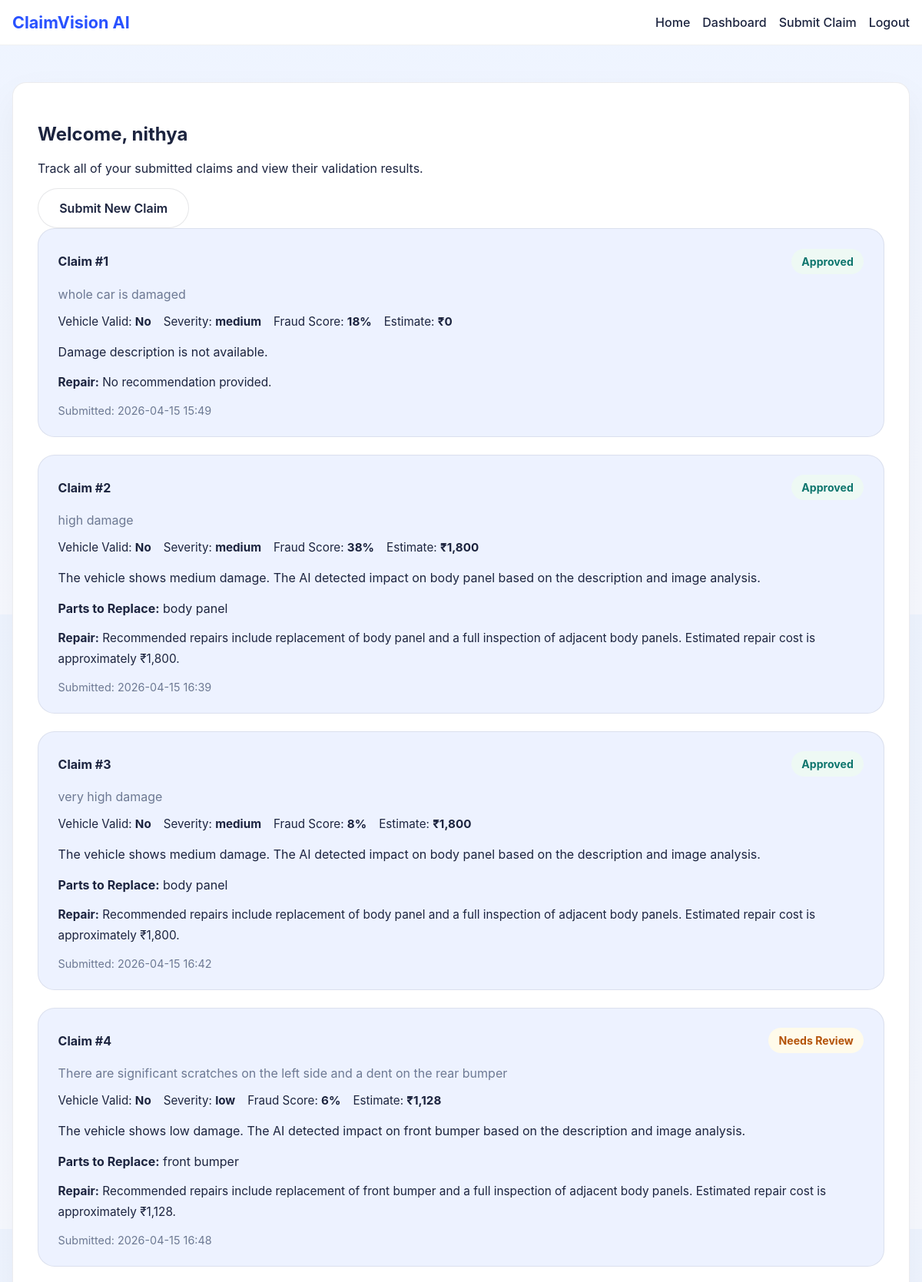
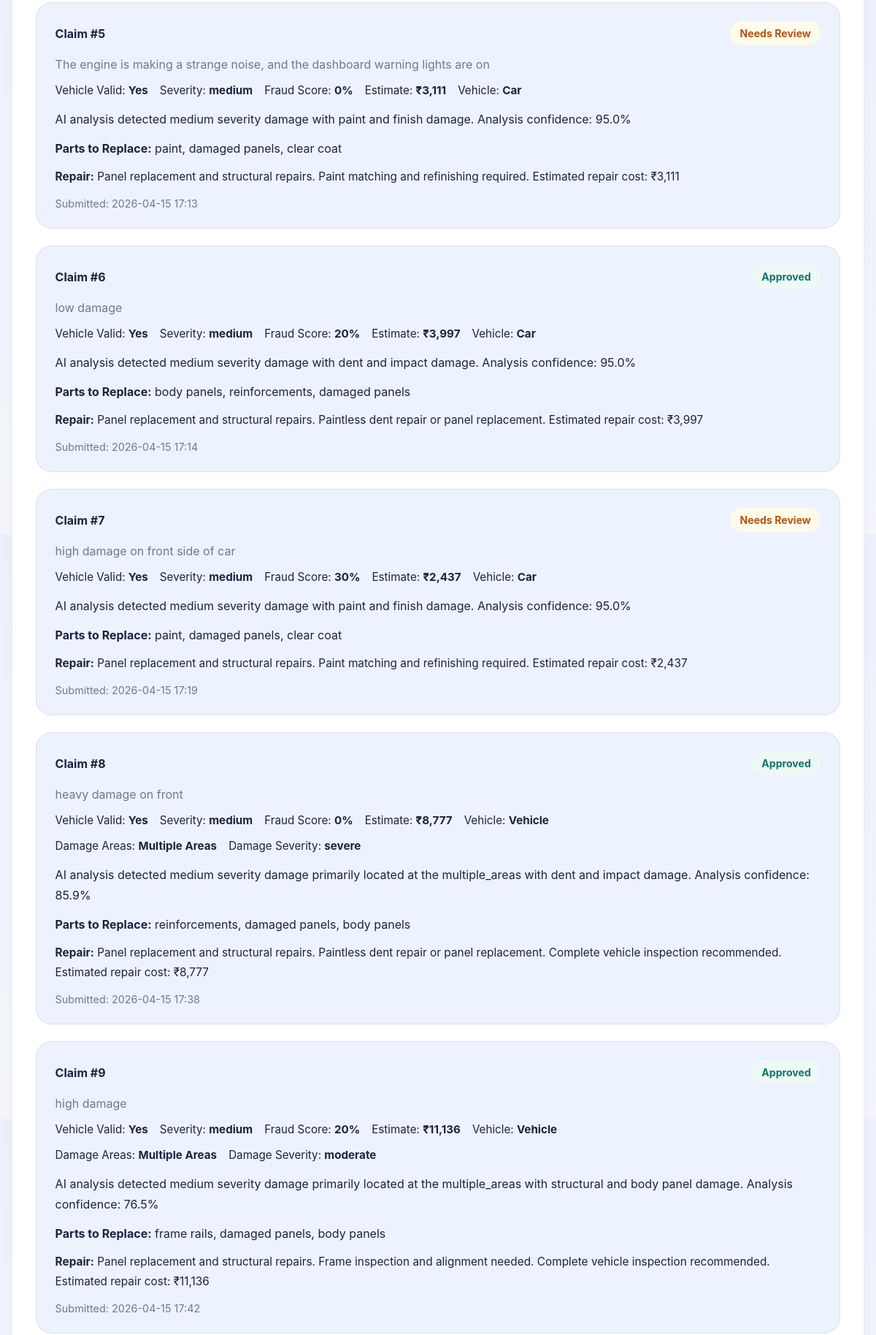
The page /dashboard (signed in, upper part) on the database its author committed (2 pictures, top to bottom).
### database/models.py (models this page shows, shortened)
class User(db.Model, UserMixin):
    id = db.Column(db.Integer, primary_key=True)
    username = db.Column(db.String(150), unique=True, nullable=False)
    email = db.Column(db.String(150), unique=True, nullable=False)
    password = db.Column(db.String(150), nullable=False)
    is_admin = db.Column(db.Boolean, default=False)

class Claim(db.Model):
    id = db.Column(db.Integer, primary_key=True)
    user_id = db.Column(db.Integer, db.ForeignKey('user.id'), nullable=False)
    description = db.Column(db.Text, nullable=False)
    image_path = db.Column(db.String(300), nullable=False)
    status = db.Column(db.String(50), default='pending')  # pending, approved, no_damage, needs_review, fraud
    severity = db.Column(db.String(50))  # None, Minor, Moderate, Severe, Total Loss
    mismatch = db.Column(db.Boolean, default=False)
    fraud_score = db.Column(db.Float, default=0.0)
    estimated_amount = db.Column(db.Float, default=0.0)
    damage_summary = db.Column(db.Text)
    repair_recommendation = db.Column(db.Text)
    parts_to_replace = db.Column(db.Text)
    vehicle_type = db.Column(db.String(50))  # car, bike, truck, etc.
    damage_location = db.Column(db.String(200))  # front bumper, hood, door, headlight, side panel
    damage_severity = db.Column(db.String(50))  # None, Minor, Moderate, Severe, Total Loss
    fraud_analysis = db.Column(db.Text)  # JSON string of fraud analysis details
    submitted_at = db.Column(db.DateTime, default=db.func.current_timestamp())
    user = db.relationship('User', backref=db.backref('claims', lazy=True))

### routes.py (the view)
@main.route('/dashboard')
@login_required
def dashboard():
    claims = Claim.query.filter_by(user_id=current_user.id).all()
    return render_template('dashboard.html', claims=claims)

### app.py (called while the page is built)
@login_manager.user_loader
def load_user(user_id):
    return User.query.get(int(user_id))

### templates/dashboard.html (shortened to what this page needs)
{% extends 'base.html' %}
{% block content %}
<section class="dashboard-panel">
    <div class="dashboard-header">
        <div>
            <h2>Welcome, {{ current_user.username }}</h2>
            <p>Track all of your submitted claims and view their validation results.</p>
        </div>
        <a class="button button-secondary" href="{{ url_for('main.submit_claim') }}">Submit New Claim</a>
    </div>
    {% if claims %}
        <div class="claims-grid">
            {% for claim in claims %}
            <article class="claim-card">
                <div class="claim-card-top">
                    <span class="claim-id">Claim #{{ claim.id }}</span>
                    <span class="status-pill status-{{ claim.status|replace(' ', '-') }}">{{ claim.status.replace('_', ' ')|title }}</span>
                </div>
                <p class="claim-desc">{{ claim.description }}</p>
                <div class="claim-meta">
                    <span>Vehicle Valid: <strong>{{ 'Yes' if claim.vehicle_type else 'No' }}</strong></span>
                    <span>Severity: <strong>{{ claim.severity }}</strong></span>
                    <span>Fraud Score: <strong>{{ '{:.0f}'.format((claim.fraud_score or 0) * 100) }}%</strong></span>
                    <span>Estimate: <strong>&#8377;{{ '{:,.0f}'.format(claim.estimated_amount or 0) }}</strong></span>
                    {% if claim.vehicle_type and claim.vehicle_type != 'unknown' %}
                    <span>Vehicle: <strong>{{ claim.vehicle_type|replace('_', ' ')|title }}</strong></span>
                    {% endif %}
                </div>
                {% if claim.damage_location and claim.damage_location not in ['unknown', 'None'] %}
                <div class="claim-meta">
                    <span>Damage Areas: <strong>{{ claim.damage_location.replace('_', ' ')|title }}</strong></span>
                    <span>Damage Severity: <strong>{{ claim.damage_severity }}</strong></span>
                </div>
                {% endif %}
                <p class="claim-summary">{{ claim.damage_summary or 'Damage description is not available.' }}</p>
                {% if claim.parts_to_replace and claim.parts_to_replace != 'None' %}
                <p class="claim-parts"><strong>Parts to Replace:</strong> {{ claim.parts_to_replace }}</p>
                {% endif %}
                <p class="claim-reco"><strong>Repair:</strong> {{ claim.repair_recommendation or 'No recommendation provided.' }}</p>
                <div class="claim-footer">Submitted: {{ claim.submitted_at.strftime('%Y-%m-%d %H:%M') }}</div>
            </article>
            {% endfor %}
        </div>
    {% else %}
        <div class="empty-state">
            <p>You have not submitted any claims yet.</p>
            <a class="button button-primary" href="{{ url_for('main.submit_claim') }}">Submit Your First Claim</a>
        </div>
    {% endif %}
</section>
{% endblock %}

### templates/base.html (shortened to what this page needs)
<!DOCTYPE html>
<html lang="en">
<head>
    <link rel="stylesheet" href="{{ url_for('static', filename='style.css') }}">
</head>
<body>
    <header class="site-header">
        <div class="container header-inner">
            <a class="brand" href="{{ url_for('main.index') }}">ClaimVision AI</a>
            <nav class="nav-links">
                <a href="{{ url_for('main.index') }}">Home</a>
                {% if current_user.is_authenticated %}
                    <a href="{{ url_for('main.dashboard') }}">Dashboard</a>
                    <a href="{{ url_for('main.submit_claim') }}">Submit Claim</a>
                    <a href="{{ url_for('main.logout') }}">Logout</a>
                {% else %}
                    <a href="{{ url_for('main.login') }}">Login</a>
                    <a href="{{ url_for('main.register') }}">Register</a>
                {% endif %}
            </nav>
        </div>
    </header>
    <main class="page-body container">
        {% block content %}{% endblock %}
    </main>
</body>
</html>

### static/style.css (style rules this page uses)
:root { --background: #f5f8ff; --surface: #ffffff; --surface-contrast: #edf2ff; --primary: #2952ff; --primary-soft: #e3ecff; --secondary: #0b3954; --text: #1c243f; --muted: #6d7993; --success: #14a44d; --warning: #f59e0b; --danger: #ef4444; --radius: 18px; }
* { box-sizing: border-box; }
body { margin: 0; font-family: Inter, system-ui, -apple-system, BlinkMacSystemFont, 'Segoe UI', sans-serif; background: linear-gradient(180deg, #eef4ff 0%, #f7f9ff 100%); color: var(--text); }
.container { width: min(1180px, calc(100% - 2rem)); margin: 0 auto; }
.site-header { background: rgba(255, 255, 255, 0.96); border-bottom: 1px solid rgba(15, 23, 42, 0.06); position: sticky; top: 0; z-index: 10; }
.header-inner { display: flex; align-items: center; justify-content: space-between; gap: 1rem; padding: 1rem 0; }
.brand { font-size: 1.35rem; font-weight: 700; color: var(--primary); text-decoration: none; }
.nav-links { display: flex; align-items: center; gap: 1rem; }
.nav-links a { color: var(--text); text-decoration: none; font-weight: 500; }
.page-body { padding: 3rem 0 5rem; }
.button { display: inline-flex; align-items: center; justify-content: center; border-radius: 999px; padding: 0.95rem 1.7rem; font-weight: 600; transition: transform 160ms ease, box-shadow 160ms ease; text-decoration: none; }
.button-secondary { background: var(--surface); color: var(--text); border: 1px solid rgba(15, 23, 42, 0.1); }
.form-panel, .dashboard-panel { background: var(--surface); border-radius: var(--radius); padding: 2rem; border: 1px solid rgba(15,23,42,0.08); box-shadow: 0 20px 50px rgba(15,23,42,0.05); }
.claims-grid { display: grid; gap: 1.4rem; }
.claim-card { padding: 1.6rem; border-radius: 22px; background: var(--surface-contrast); border: 1px solid rgba(15,23,42,0.08); }
.claim-card-top { display: flex; justify-content: space-between; gap: 1rem; align-items: center; margin-bottom: 1rem; }
.claim-id { font-weight: 700; }
.status-pill { padding: 0.5rem 0.85rem; border-radius: 999px; font-size: 0.88rem; font-weight: 700; text-transform: capitalize; }
.status-approved { background: #eef9f4; color: #0f766e; }
.status-needs_review { background: #fffbeb; color: #b45309; }
.claim-desc { margin: 0 0 1rem; color: var(--muted); }
.claim-summary, .claim-reco { margin: 0 0 0.85rem; color: var(--text); line-height: 1.75; }
.claim-reco { font-size: 0.96rem; }
.claim-meta { display: flex; flex-wrap: wrap; gap: 1rem; color: var(--text); font-size: 0.95rem; margin-bottom: 1rem; }
.claim-footer { color: var(--muted); font-size: 0.9rem; }

### rows shown on the page
User: username "nithya"
Claim: id "1", status.replace "Approved", description "whole car is damaged", vehicle_type "No", severity "medium", (claim.fraud_scoreor0)*100 "18", estimated_amount "0", damage_summary "Damage description is not available.", repair_recommendation "No recommendation provided.", submitted_at "2026-04-15 15:49"
Claim: id "2", status.replace "Approved", description "high damage", vehicle_type "No", severity "medium", (claim.fraud_scoreor0)*100 "38", estimated_amount "1,800", damage_summary "The vehicle shows medium damage. The AI detected impact on body panel based on the description and image analysis.", parts_to_replace "body panel", repair_recommendation "Recommended repairs include replacement of body panel and a full inspection of adjacent body panels. Estimated repair cost is approximately ₹1,800.", submitted_at "2026-04-15 16:39"
Claim: id "3", status.replace "Approved", description "very high damage", vehicle_type "No", severity "medium", (claim.fraud_scoreor0)*100 "8", estimated_amount "1,800", damage_summary "The vehicle shows medium damage. The AI detected impact on body panel based on the description and image analysis.", parts_to_replace "body panel", repair_recommendation "Recommended repairs include replacement of body panel and a full inspection of adjacent body panels. Estimated repair cost is approximately ₹1,800.", submitted_at "2026-04-15 16:42"
Claim: id "4", status.replace "Needs Review", description "There are significant scratches on the left side and a dent on the rear bumper", vehicle_type "No", severity "low", (claim.fraud_scoreor0)*100 "6", estimated_amount "1,128", damage_summary "The vehicle shows low damage. The AI detected impact on front bumper based on the description and image analysis.", parts_to_replace "front bumper", repair_recommendation "Recommended repairs include replacement of front bumper and a full inspection of adjacent body panels. Estimated repair cost is approximately ₹1,128.", submitted_at "2026-04-15 16:48"
Claim: id "5", status.replace "Needs Review", description "The engine is making a strange noise, and the dashboard warning lights are on", vehicle_type "Yes", severity "medium", (claim.fraud_scoreor0)*100 "0", estimated_amount "3,111", vehicle_type "Car", damage_summary "AI analysis detected medium severity damage with paint and finish damage. Analysis confidence: 95.0%", parts_to_replace "paint, damaged panels, clear coat", repair_recommendation "Panel replacement and structural repairs. Paint matching and refinishing required. Estimated repair cost: ₹3,111", submitted_at "2026-04-15 17:13"
Claim: id "6", status.replace "Approved", description "low damage", vehicle_type "Yes", severity "medium", (claim.fraud_scoreor0)*100 "20", estimated_amount "3,997", vehicle_type "Car", damage_summary "AI analysis detected medium severity damage with dent and impact damage. Analysis confidence: 95.0%", parts_to_replace "body panels, reinforcements, damaged panels", repair_recommendation "Panel replacement and structural repairs. Paintless dent repair or panel replacement. Estimated repair cost: ₹3,997", submitted_at "2026-04-15 17:14"
Claim: id "7", status.replace "Needs Review", description "high damage on front side of car", vehicle_type "Yes", severity "medium", (claim.fraud_scoreor0)*100 "30", estimated_amount "2,437", vehicle_type "Car", damage_summary "AI analysis detected medium severity damage with paint and finish damage. Analysis confidence: 95.0%", parts_to_replace "paint, damaged panels, clear coat", repair_recommendation "Panel replacement and structural repairs. Paint matching and refinishing required. Estimated repair cost: ₹2,437", submitted_at "2026-04-15 17:19"
Claim: id "8", status.replace "Approved", description "heavy damage on front", vehicle_type "Yes", severity "medium", (claim.fraud_scoreor0)*100 "0", estimated_amount "8,777", vehicle_type "Vehicle", damage_location.replace "Multiple Areas", damage_severity "severe", damage_summary "AI analysis detected medium severity damage primarily located at the multiple_areas with dent and impact damage. Analysis confidence: 85.9%", parts_to_replace "reinforcements, damaged panels, body panels", repair_recommendation "Panel replacement and structural repairs. Paintless dent repair or panel replacement. Complete vehicle inspection recommended. Estimated repair cost: ₹8,777", submitted_at "2026-04-15 17:38"
Claim: id "9", status.replace "Approved", description "high damage", vehicle_type "Yes", severity "medium", (claim.fraud_scoreor0)*100 "20", estimated_amount "11,136", vehicle_type "Vehicle", damage_location.replace "Multiple Areas", damage_severity "moderate", damage_summary "AI analysis detected medium severity damage primarily located at the multiple_areas with structural and body panel damage. Analysis confidence: 76.5%", parts_to_replace "frame rails, damaged panels, body panels", repair_recommendation "Panel replacement and structural repairs. Frame inspection and alignment needed. Complete vehicle inspection recommended. Estimated repair cost: ₹11,136", submitted_at "2026-04-15 17:42"
